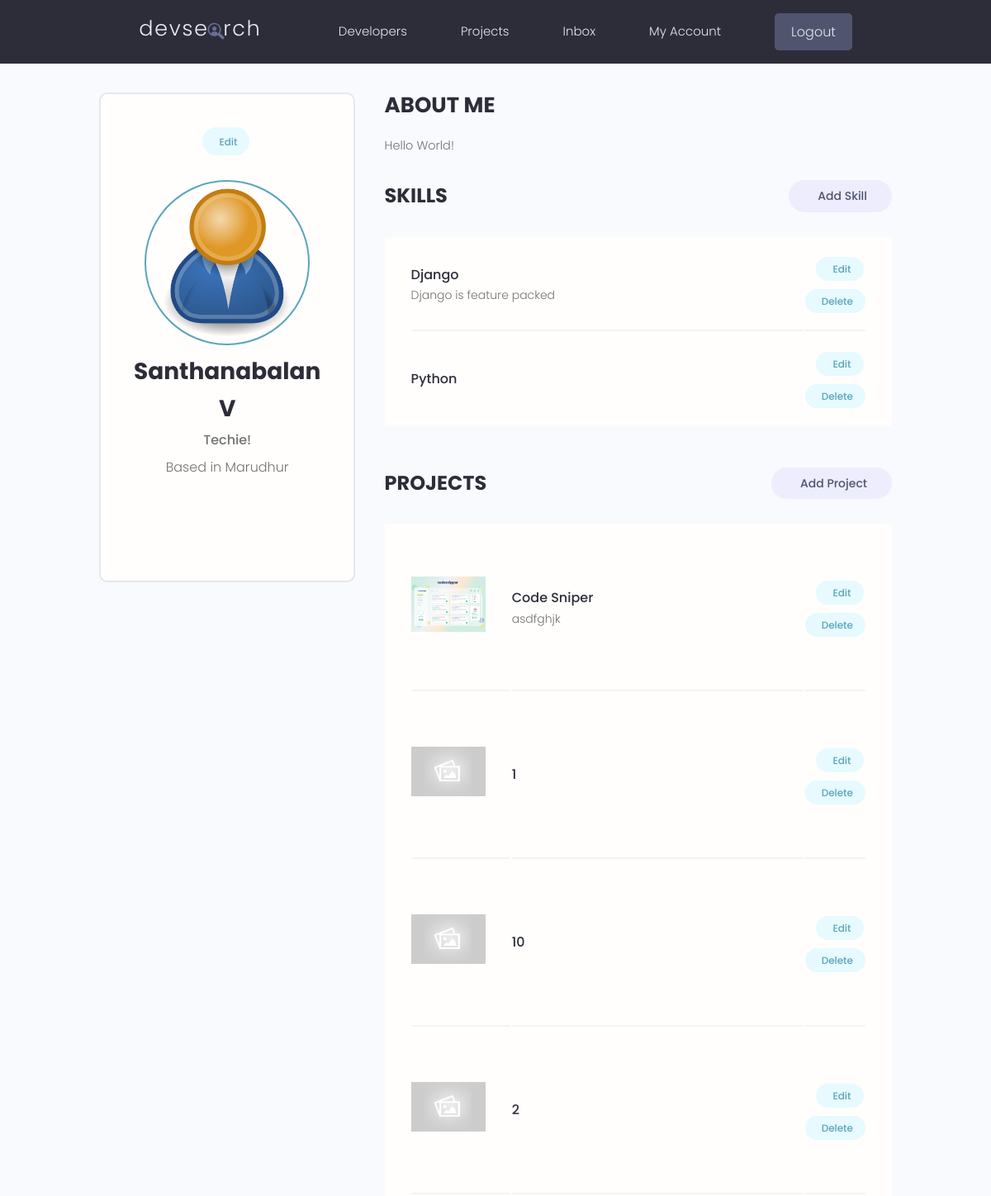
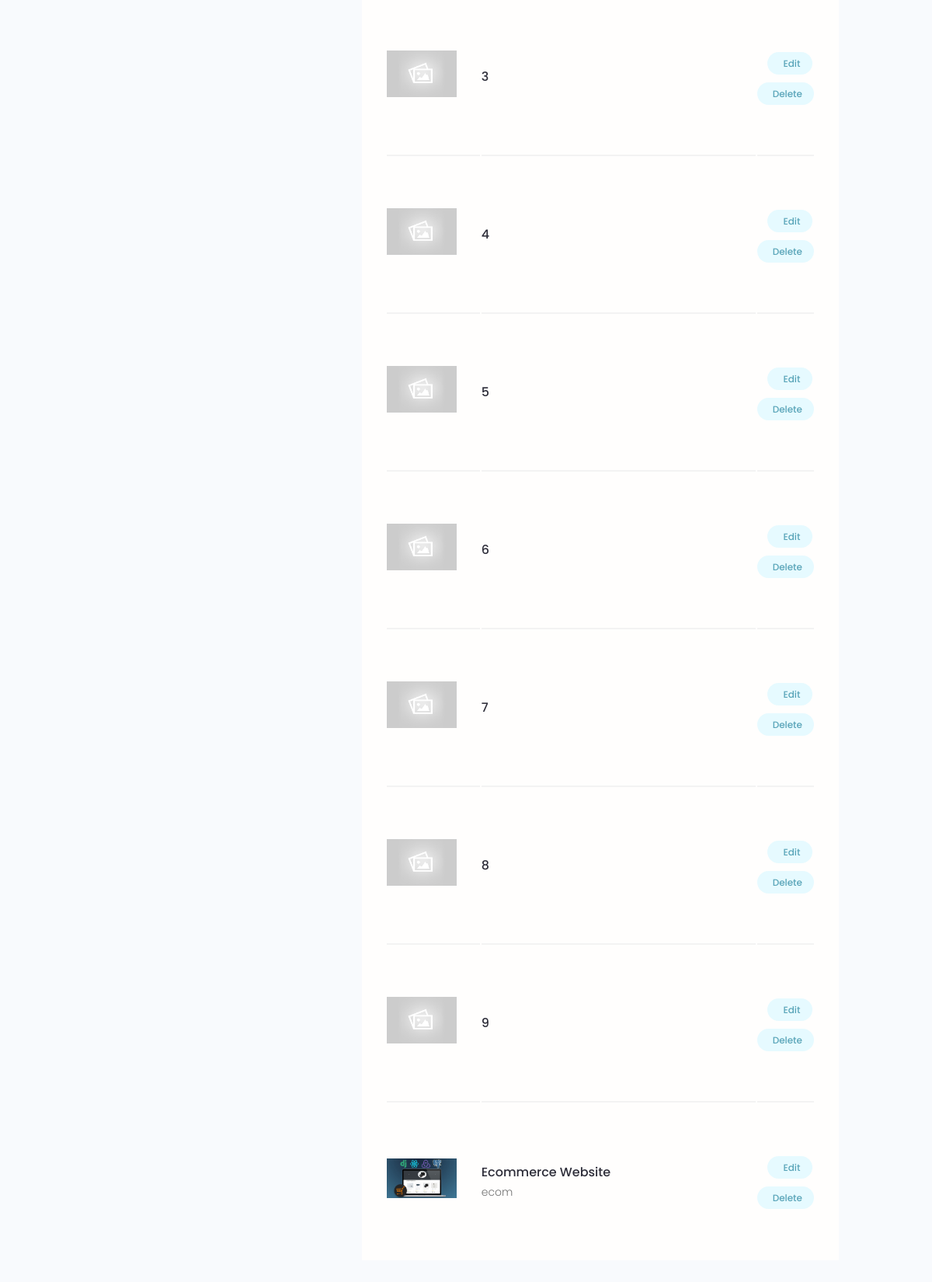
The app's page /account/ (signed in) with its own data (2 pictures, top to bottom).
### users/models.py (models this page shows, shortened)
class Profile(models.Model):
    user = models.OneToOneField(User,on_delete = models.CASCADE,null=True,blank=True)
    name = models.CharField(max_length=200,null=True,blank=True)
    email = models.EmailField(max_length=200,null=True,blank=True)
    username = models.CharField(max_length=200,null=True,blank=True)
    location = models.CharField(max_length=200,null=True,blank=True)
    short_intro = models.CharField(max_length=200,null=True,blank=True)
    bio = models.TextField(null=True,blank=True)
    profile_image = models.ImageField(null=True,blank=True,upload_to = 'profiles/',default='profiles/user-default.png')
    social_github = models.CharField(max_length=200,null=True,blank=True)
    social_twitter = models.CharField(max_length=200,null=True,blank=True)
    social_linkedin = models.CharField(max_length=200,null=True,blank=True)
    social_youtube = models.CharField(max_length=200,null=True,blank=True)
    social_website = models.CharField(max_length=200,null=True,blank=True)
    created = models.DateTimeField(auto_now_add=True)
    id = models.UUIDField(default=uuid.uuid4,unique=True,primary_key=True,editable=False)

class Skill(models.Model):
    owner = models.ForeignKey(Profile,null=True,blank=True,on_delete=models.SET_NULL)
    name = models.CharField(max_length=200,null=True,blank=True)
    description = models.TextField(null=True,blank=True)
    created = models.DateTimeField(auto_now_add=True)
    id = models.UUIDField(default=uuid.uuid4,unique=True,primary_key=True,editable=False)

### projects/models.py (models this page shows, shortened)
class Project(models.Model):
    owner = models.ForeignKey(Profile,null=True,blank=True,on_delete=models.SET_NULL)
    title = models.CharField(max_length=200)
    description = models.TextField(null=True,blank=True)
    featured_image = models.ImageField(null=True,blank=True,default="default.jpg")
    demo_link = models.CharField(max_length=2000,null=True,blank=True)
    source_link = models.CharField(max_length=2000,null=True,blank=True)
    tags =  models.ManyToManyField('Tag',blank=True)
    vote_total = models.IntegerField(default=0,null=True,blank=True)
    vote_ratio = models.IntegerField(default=0,null=True,blank=True)
    created = models.DateTimeField(auto_now_add=True)
    id = models.UUIDField(default=uuid.uuid4,unique=True,primary_key=True,editable=False)
    class Meta:
        ordering = ['-vote_ratio','-vote_total','title']

### users/views.py (the view)
# urls.py: path('account/',views.userAccount,name="account"),
@login_required(login_url="login")
def userAccount(request):
    profile = request.user.profile
    skills = profile.skill_set.all()
    projects = profile.project_set.all()
    context = {'profile':profile,'skills':skills,'projects':projects}
    return render (request,'users/account.html',context)

### users/templates/users/account.html (shortened to what this page needs)
{% extends 'main.html' %}
{% block content %}
  <main class="settingsPage profile my-md">
    <div class="container">
      <div class="layout">
        <div class="column column--1of3">
          <div class="card text-center">
            <div class="card__body dev">
              <a class="tag tag--pill tag--main settings__btn" href="{% url 'edit-account' %}"> Edit</a>
              <img class="avatar avatar--xl dev__avatar" src="{{profile.profile_image.url}}" />
              <h2 class="dev__name">{{profile.name}}</h2>
              <p class="dev__title">{{profile.short_intro}}</p>
              <p class="dev__location">Based in {{profile.location}}</p>
              <ul class="dev__social">
              </ul>
            </div>
          </div>
        </div>
        <div class="column column--2of3">
          <div class="devInfo">
            <h3 class="devInfo__title">About Me</h3>
            <p class="devInfo__about">
              {{profile.bio}}
            </p>
          </div>
          <div class="settings">
            <h3 class="settings__title">Skills</h3>
            <a class="tag tag--pill tag--sub settings__btn tag--lg" href="{% url 'create-skill' %}"> Add Skill</a>
          </div>
          <table class="settings__table">
            {% for skill in skills %}
            <tr>
              <td class="settings__tableInfo">
                <h4>{{skill.name}}</h4>
                <p>
                  {{skill.description}}
                </p>
              </td>
              <td class="settings__tableActions">
                <a class="tag tag--pill tag--main settings__btn" href="{% url 'update-skill' skill.id%}"> Edit</a>
                <a class="tag tag--pill tag--main settings__btn" href="{% url 'delete-skill' skill.id%}?next=/account">
                  Delete</a>
              </td>
            </tr>
            {% endfor %}
          </table>
          <div class="settings">
            <h3 class="settings__title">Projects</h3>
            <a class="tag tag--pill tag--sub settings__btn tag--lg" href="{% url 'create-project' %}"> Add Project</a>
          </div>
          <table class="settings__table">
            {% for project in projects %}
            <tr>
              <td class="settings__thumbnail">
                <a href="{% url 'project' project.id %}"><img src="{{project.featured_image.url}}" alt="Project Thumbnail" /></a>
              </td>
              <td class="settings__tableInfo">
                <a href="{% url 'project' project.id %}">{{project.title}}</a>
                <p>
                  {{project.description|slice:"150"}}
                </p>
              </td>
              <td class="settings__tableActions">
                <a class="tag tag--pill tag--main settings__btn" href="{% url 'update-project' project.id%}"> Edit</a>
                <a class="tag tag--pill tag--main settings__btn" href="{% url 'delete-project' project.id%}">
                  Delete</a>
              </td>
            </tr>
            {% endfor %}
          </table>
        </div>
      </div>
    </div>
  </main>
  {% endblock content %}

### static/styles/app.css (style rules this page uses)
:root { --color-sub: #2d2d39; }
.card { border: 2px solid var(--color-light); }
img { width: 100%; }
.profile .card > .dev { padding: 4rem; }
.dev__avatar { display: block; margin: auto; }
.dev__name { color: var(--color-sub); font-size: 2.8rem; font-weight: 700; margin-top: 1rem; margin-bottom: 0.5rem; }
.dev__title { font-size: 1.6rem; font-weight: 500; line-height: 1.3; }
.dev__location { margin-top: 1rem; }
.dev__social { margin: 3rem 0; list-style: none; display: flex; justify-content: center; gap: 1.5rem; }
.devInfo { margin-bottom: 3rem; }
.devInfo__title, .devInfo__subtitle { font-size: 2.6rem; color: var(--color-sub); text-transform: uppercase; font-weight: 700; margin-bottom: 1.5rem; }
.devInfo__about, .devSkill__info { font-size: 1.45rem; line-height: 1.7; text-align: justify; }
.settingsPage .dev > .settings__btn { display: inline-block; margin-bottom: 3rem; }
.settings { display: flex; justify-content: space-between; align-items: center; }
.settings__title { font-size: 2.4rem; text-transform: uppercase; font-weight: 700; color: var(--color-sub); }
.settings__table { margin-top: 3rem; margin-bottom: 5rem; padding: 0 3rem; background: var(--color-white); }
.settings__table tr { width: 100%; }
.settings__table tr > td { padding: 2rem 0; }
.settings__table tr:not(:last-child) td { border-bottom: 2px solid var(--color-white-light); }
.settings__thumbnail { width: 23%; min-width: 10rem; }
.settings__thumbnail img { padding-right: 3rem; height: 15rem; object-fit: contain; }
.settings__tableInfo { width: 100%; }
.settings__tableInfo h4, .settings__tableInfo a { padding-right: 1rem; width: auto; font-size: 1.6rem; font-weight: 500; color: var(--color-sub); }
.settings__tableInfo p { font-size: 1.4rem; }
.settings__tableActions { text-align: right; }

### static/uikit/styles/modules/_variables.css (style rules this page uses)
:root { --color-main: #5aa5b9; --color-main-light: #e6faff; --color-sub: #3f4156; --color-sub-light: #51546e; --color-sub-lighter: #ededfd; --color-text: #737373; --color-gray: #8b8b8b; --color-light: #e5e7eb; --color-light-gray: #767676; --color-bg: #f8fafd; --color-white: #fffefd; --color-white-light: #f3f3f3; --color-success: #359e64; --color-success-bg: #def8e8; --color-error: #fc4b0b; --color-error-bg: #fff2ee; --font-base: 'Poppins', arial, helvetica, 'Segoe UI', roboto, ubuntu, sans-serif; --font-monospace: 'Fira Code', 'Courier New', courier, monospace; --font-regular: 300; --font-medium: 500; --font-bold: 700; --generic-shadow: 1px 1px 5px #00000010; --generic-transition: all 0.3s ease-in-out; }

### static/uikit/styles/modules/_base.css (style rules this page uses)
* { margin: 0; padding: 0; box-sizing: border-box; text-rendering: optimizeLegibility; color: inherit; font-size: inherit; }
html { font-size: 50%; }
@media only screen and (min-width: 480px) { html { font-size: 56.25%; } }
@media only screen and (min-width: 1200px) { html { font-size: 62.5%; } }
body { line-height: 1.6; font-weight: 400; font-size: 1.5rem; color: var(--color-text); background-color: var(--color-bg); min-height: 100vh; }

### static/uikit/styles/modules/_typography.css (style rules this page uses)
* { font-family: var(--font-base); }
h2 { font-size: 3.6rem; font-weight: var(--font-bold); }
h3 { font-size: 3.2rem; font-weight: var(--font-medium); }
h4 { font-size: 2.8rem; font-weight: var(--font-medium); }
p, span, strong { font-size: 1.6rem; color: var(--color-text); font-weight: var(--font-regular); }
a { padding-bottom: 2px; text-decoration: none; display: inline-block; color: var(--color-main); font-weight: var(--font-medium); }

### static/uikit/styles/modules/_utilities.css (style rules this page uses)
.container { width: 92%; max-width: 165rem; margin: 0 auto; box-sizing: border-box; }
@media screen and (min-width: 1000px) { .container { width: 90%; } }
@media screen and (min-width: 1200px) { .container { width: 80%; } }
.text-center { text-align: center; }
.my-md { margin: 3rem auto; }

### static/uikit/styles/modules/_avatar.css (style rules this page uses)
.avatar { border-radius: 50%; border: 2px solid var(--color-main); object-fit: cover; }
.avatar--xl { height: 20rem; width: 20rem; }

### static/uikit/styles/modules/_card.css (style rules this page uses)
.card { border-radius: 1rem; background-color: var(--color-white); border: 1.5px solid var(--color-light); width: auto; height: auto; margin-top: 0.5rem; margin-bottom: 0.5rem; overflow: hidden; }
.card__body, .card__header { padding: 2rem 2.5rem; }

### static/uikit/styles/modules/_layout.css (style rules this page uses)
.layout { display: flex; flex-flow: row wrap; justify-content: space-between; }
.layout > .column { margin-bottom: 3rem; }
.layout > .column.column--1of3 { flex-basis: 30%; }
.layout > .column.column--2of3 { flex-basis: 64%; }

### records on screen
Profile: profile_image (placeholder picture), name "Santhanabalan V", short_intro "Techie!", location "Marudhur", bio "Hello World!"
Skill: name "Django", description "Django is feature packed"
Skill: name "Python"
Project: featured_image (picture), title "Code Sniper", description "asdfghjk"
Project: featured_image (placeholder picture), title "1"
Project: featured_image (placeholder picture), title "10"
Project: featured_image (placeholder picture), title "2"
Project: featured_image (placeholder picture), title "3"
Project: featured_image (placeholder picture), title "4"
Project: featured_image (placeholder picture), title "5"
Project: featured_image (placeholder picture), title "6"
Project: featured_image (placeholder picture), title "7"
Project: featured_image (placeholder picture), title "8"
Project: featured_image (placeholder picture), title "9"
Project: featured_image (picture), title "Ecommerce Website", description "ecom"
